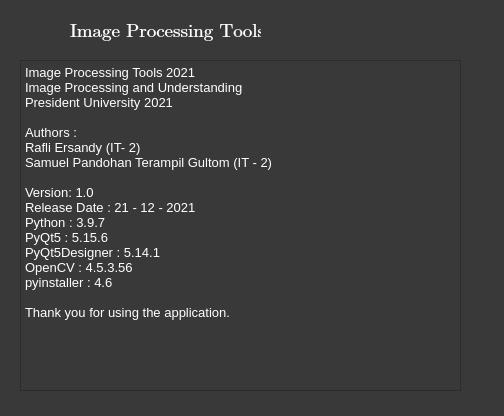
<?xml version="1.0" encoding="UTF-8"?>
<ui version="4.0">
 <class>Authors_Window</class>
 <widget class="QWidget" name="Authors_Window">
  <property name="geometry">
   <rect>
    <x>0</x>
    <y>0</y>
    <width>504</width>
    <height>416</height>
   </rect>
  </property>
  <property name="windowTitle">
   <string>Authors</string>
  </property>
  <property name="windowIcon">
   <iconset>
    <normaloff>../component/window/information.png</normaloff>../component/window/information.png</iconset>
  </property>
  <property name="styleSheet">
   <string notr="true">color: rgb(255, 255, 255);
background-color: rgb(57, 57, 57);</string>
  </property>
  <widget class="QTextEdit" name="textEdit">
   <property name="geometry">
    <rect>
     <x>20</x>
     <y>60</y>
     <width>441</width>
     <height>331</height>
    </rect>
   </property>
   <property name="html">
    <string>&lt;!DOCTYPE HTML PUBLIC &quot;-//W3C//DTD HTML 4.0//EN&quot; &quot;http://www.w3.org/TR/REC-html40/strict.dtd&quot;&gt;
&lt;html&gt;&lt;head&gt;&lt;meta name=&quot;qrichtext&quot; content=&quot;1&quot; /&gt;&lt;style type=&quot;text/css&quot;&gt;
p, li { white-space: pre-wrap; }
&lt;/style&gt;&lt;/head&gt;&lt;body style=&quot; font-family:'MS Shell Dlg 2'; font-size:8.25pt; font-weight:400; font-style:normal;&quot;&gt;
&lt;p style=&quot; margin-top:0px; margin-bottom:0px; margin-left:0px; margin-right:0px; -qt-block-indent:0; text-indent:0px;&quot;&gt;&lt;span style=&quot; font-size:10pt;&quot;&gt;Image Processing Tools 2021&lt;/span&gt;&lt;/p&gt;
&lt;p style=&quot; margin-top:0px; margin-bottom:0px; margin-left:0px; margin-right:0px; -qt-block-indent:0; text-indent:0px;&quot;&gt;&lt;span style=&quot; font-size:10pt;&quot;&gt;Image Processing and Understanding &lt;/span&gt;&lt;/p&gt;
&lt;p style=&quot; margin-top:0px; margin-bottom:0px; margin-left:0px; margin-right:0px; -qt-block-indent:0; text-indent:0px;&quot;&gt;&lt;span style=&quot; font-size:10pt;&quot;&gt;President University 2021&lt;/span&gt;&lt;/p&gt;
&lt;p style=&quot;-qt-paragraph-type:empty; margin-top:0px; margin-bottom:0px; margin-left:0px; margin-right:0px; -qt-block-indent:0; text-indent:0px; font-size:10pt;&quot;&gt;&lt;br /&gt;&lt;/p&gt;
&lt;p style=&quot; margin-top:0px; margin-bottom:0px; margin-left:0px; margin-right:0px; -qt-block-indent:0; text-indent:0px;&quot;&gt;&lt;span style=&quot; font-size:10pt;&quot;&gt;Authors :&lt;/span&gt;&lt;/p&gt;
&lt;p style=&quot; margin-top:0px; margin-bottom:0px; margin-left:0px; margin-right:0px; -qt-block-indent:0; text-indent:0px;&quot;&gt;&lt;span style=&quot; font-size:10pt;&quot;&gt;Rafli Ersandy (IT- 2)&lt;/span&gt;&lt;/p&gt;
&lt;p style=&quot; margin-top:0px; margin-bottom:0px; margin-left:0px; margin-right:0px; -qt-block-indent:0; text-indent:0px;&quot;&gt;&lt;span style=&quot; font-size:10pt;&quot;&gt;Samuel Pandohan Terampil Gultom (IT - 2)&lt;/span&gt;&lt;/p&gt;
&lt;p style=&quot;-qt-paragraph-type:empty; margin-top:0px; margin-bottom:0px; margin-left:0px; margin-right:0px; -qt-block-indent:0; text-indent:0px; font-size:10pt;&quot;&gt;&lt;br /&gt;&lt;/p&gt;
&lt;p style=&quot; margin-top:0px; margin-bottom:0px; margin-left:0px; margin-right:0px; -qt-block-indent:0; text-indent:0px;&quot;&gt;&lt;span style=&quot; font-size:10pt;&quot;&gt;Version: 1.0 &lt;/span&gt;&lt;/p&gt;
&lt;p style=&quot; margin-top:0px; margin-bottom:0px; margin-left:0px; margin-right:0px; -qt-block-indent:0; text-indent:0px;&quot;&gt;&lt;span style=&quot; font-size:10pt;&quot;&gt;Release Date : 21 - 12 - 2021&lt;/span&gt;&lt;/p&gt;
&lt;p style=&quot; margin-top:0px; margin-bottom:0px; margin-left:0px; margin-right:0px; -qt-block-indent:0; text-indent:0px;&quot;&gt;&lt;span style=&quot; font-size:10pt;&quot;&gt;Python : 3.9.7&lt;/span&gt;&lt;/p&gt;
&lt;p style=&quot; margin-top:0px; margin-bottom:0px; margin-left:0px; margin-right:0px; -qt-block-indent:0; text-indent:0px;&quot;&gt;&lt;span style=&quot; font-size:10pt;&quot;&gt;PyQt5 : 5.15.6&lt;/span&gt;&lt;/p&gt;
&lt;p style=&quot; margin-top:0px; margin-bottom:0px; margin-left:0px; margin-right:0px; -qt-block-indent:0; text-indent:0px;&quot;&gt;&lt;span style=&quot; font-size:10pt;&quot;&gt;PyQt5Designer : 5.14.1&lt;/span&gt;&lt;/p&gt;
&lt;p style=&quot; margin-top:0px; margin-bottom:0px; margin-left:0px; margin-right:0px; -qt-block-indent:0; text-indent:0px;&quot;&gt;&lt;span style=&quot; font-size:10pt;&quot;&gt;OpenCV : 4.5.3.56&lt;/span&gt;&lt;/p&gt;
&lt;p style=&quot; margin-top:0px; margin-bottom:0px; margin-left:0px; margin-right:0px; -qt-block-indent:0; text-indent:0px;&quot;&gt;&lt;span style=&quot; font-size:10pt;&quot;&gt;pyinstaller : 4.6&lt;/span&gt;&lt;/p&gt;
&lt;p style=&quot;-qt-paragraph-type:empty; margin-top:0px; margin-bottom:0px; margin-left:0px; margin-right:0px; -qt-block-indent:0; text-indent:0px; font-size:10pt;&quot;&gt;&lt;br /&gt;&lt;/p&gt;
&lt;p style=&quot; margin-top:0px; margin-bottom:0px; margin-left:0px; margin-right:0px; -qt-block-indent:0; text-indent:0px;&quot;&gt;&lt;span style=&quot; font-size:10pt;&quot;&gt;Thank you for using the application.&lt;/span&gt;&lt;/p&gt;
&lt;p style=&quot;-qt-paragraph-type:empty; margin-top:0px; margin-bottom:0px; margin-left:0px; margin-right:0px; -qt-block-indent:0; text-indent:0px; font-size:10pt;&quot;&gt;&lt;br /&gt;&lt;/p&gt;&lt;/body&gt;&lt;/html&gt;</string>
   </property>
  </widget>
  <widget class="QLabel" name="label">
   <property name="geometry">
    <rect>
     <x>70</x>
     <y>10</y>
     <width>191</width>
     <height>41</height>
    </rect>
   </property>
   <property name="font">
    <font>
     <family>Cambria Math</family>
     <pointsize>14</pointsize>
    </font>
   </property>
   <property name="text">
    <string>Image Processing Tools</string>
   </property>
  </widget>
  <widget class="QLabel" name="label_2">
   <property name="geometry">
    <rect>
     <x>30</x>
     <y>10</y>
     <width>31</width>
     <height>41</height>
    </rect>
   </property>
   <property name="text">
    <string/>
   </property>
   <property name="pixmap">
    <pixmap>../component/icons-32/information.png</pixmap>
   </property>
   <property name="scaledContents">
    <bool>false</bool>
   </property>
  </widget>
 </widget>
 <resources/>
 <connections/>
</ui>
